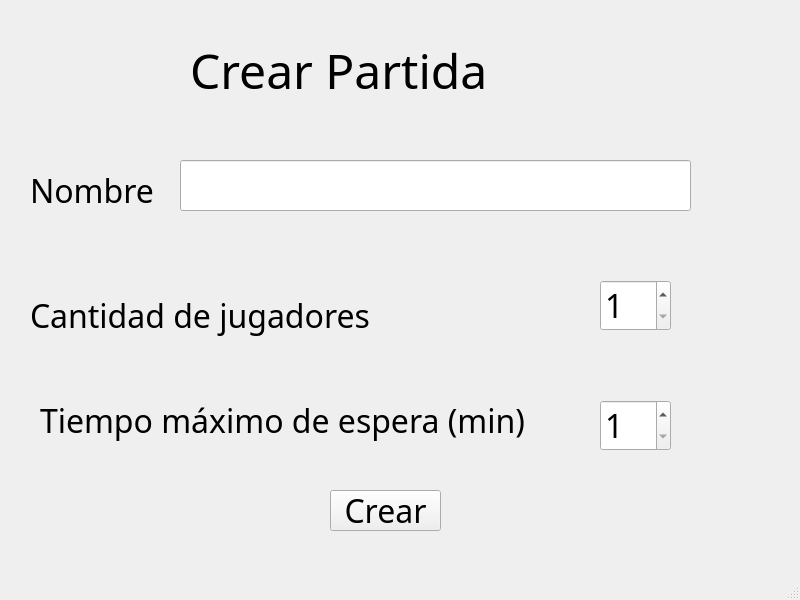
<?xml version="1.0" encoding="UTF-8"?>
<ui version="4.0">
 <class>CreateGame</class>
 <widget class="QMainWindow" name="CreateGame">
  <property name="geometry">
   <rect>
    <x>0</x>
    <y>0</y>
    <width>800</width>
    <height>600</height>
   </rect>
  </property>
  <property name="windowTitle">
   <string>MainWindow</string>
  </property>
  <widget class="QWidget" name="centralwidget">
   <widget class="QLabel" name="labelTitle">
    <property name="geometry">
     <rect>
      <x>190</x>
      <y>40</y>
      <width>361</width>
      <height>61</height>
     </rect>
    </property>
    <property name="font">
     <font>
      <family>Jazz Jackrabbit 2</family>
      <pointsize>36</pointsize>
     </font>
    </property>
    <property name="text">
     <string>Crear Partida</string>
    </property>
   </widget>
   <widget class="QLabel" name="labelName">
    <property name="geometry">
     <rect>
      <x>30</x>
      <y>170</y>
      <width>131</width>
      <height>41</height>
     </rect>
    </property>
    <property name="font">
     <font>
      <family>Jazz Jackrabbit 2</family>
      <pointsize>24</pointsize>
     </font>
    </property>
    <property name="text">
     <string>Nombre</string>
    </property>
   </widget>
   <widget class="QLabel" name="labelNumPlayers">
    <property name="geometry">
     <rect>
      <x>30</x>
      <y>290</y>
      <width>381</width>
      <height>51</height>
     </rect>
    </property>
    <property name="font">
     <font>
      <family>Jazz Jackrabbit 2</family>
      <pointsize>24</pointsize>
     </font>
    </property>
    <property name="text">
     <string>Cantidad de jugadores</string>
    </property>
   </widget>
   <widget class="QLabel" name="labelWaitTime">
    <property name="geometry">
     <rect>
      <x>40</x>
      <y>400</y>
      <width>541</width>
      <height>41</height>
     </rect>
    </property>
    <property name="font">
     <font>
      <family>Jazz Jackrabbit 2</family>
      <pointsize>24</pointsize>
     </font>
    </property>
    <property name="text">
     <string>Tiempo máximo de espera (min)</string>
    </property>
   </widget>
   <widget class="QSpinBox" name="numPlayers">
    <property name="geometry">
     <rect>
      <x>600</x>
      <y>280</y>
      <width>71</width>
      <height>51</height>
     </rect>
    </property>
    <property name="font">
     <font>
      <family>Jazz Jackrabbit 2</family>
      <pointsize>24</pointsize>
     </font>
    </property>
    <property name="minimum">
     <number>1</number>
    </property>
    <property name="maximum">
     <number>5</number>
    </property>
   </widget>
   <widget class="QSpinBox" name="waitTime">
    <property name="geometry">
     <rect>
      <x>600</x>
      <y>400</y>
      <width>71</width>
      <height>51</height>
     </rect>
    </property>
    <property name="font">
     <font>
      <family>Jazz Jackrabbit 2</family>
      <pointsize>24</pointsize>
     </font>
    </property>
    <property name="minimum">
     <number>1</number>
    </property>
    <property name="maximum">
     <number>3</number>
    </property>
   </widget>
   <widget class="QLineEdit" name="gameName">
    <property name="geometry">
     <rect>
      <x>180</x>
      <y>160</y>
      <width>511</width>
      <height>51</height>
     </rect>
    </property>
    <property name="font">
     <font>
      <family>Jazz Jackrabbit 2</family>
      <pointsize>24</pointsize>
     </font>
    </property>
   </widget>
   <widget class="QPushButton" name="btnCreate">
    <property name="geometry">
     <rect>
      <x>330</x>
      <y>490</y>
      <width>111</width>
      <height>41</height>
     </rect>
    </property>
    <property name="font">
     <font>
      <family>Jazz Jackrabbit 2</family>
      <pointsize>24</pointsize>
     </font>
    </property>
    <property name="text">
     <string>Crear</string>
    </property>
   </widget>
  </widget>
  <widget class="QMenuBar" name="menubar">
   <property name="enabled">
    <bool>false</bool>
   </property>
   <property name="geometry">
    <rect>
     <x>0</x>
     <y>0</y>
     <width>800</width>
     <height>23</height>
    </rect>
   </property>
  </widget>
  <widget class="QStatusBar" name="statusbar">
   <property name="enabled">
    <bool>false</bool>
   </property>
  </widget>
 </widget>
 <resources/>
 <connections/>
</ui>
